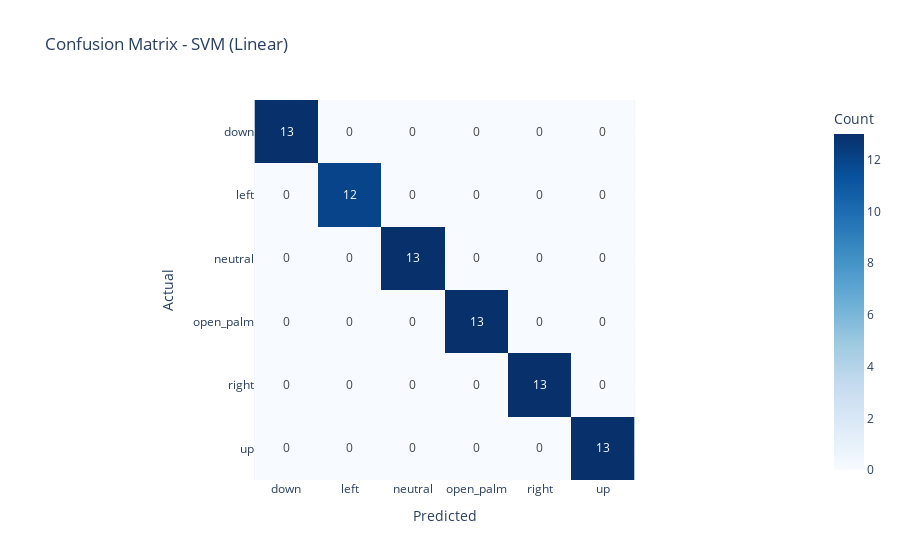

Notebook code cell kept with this figure:
### Code cell
best_model_name = results_df.loc[results_df['Test F1'].idxmax(), 'Model']
best_model = models[best_model_name]

y_test_pred = best_model.predict(X_test)
cm = confusion_matrix(y_test, y_test_pred)

fig = px.imshow(cm, 
                labels=dict(x="Predicted", y="Actual", color="Count"),
                x=le.classes_,
                y=le.classes_,
                text_auto=True,
                color_continuous_scale='Blues',
                title=f'Confusion Matrix - {best_model_name}')
fig.update_xaxes(side="bottom")
fig.show()

### Figure 1 — Plotly figure (JSON) as saved in the notebook; plotly's stock layout.template omitted (floating-point values rounded to 4 significant figures)
{"data": [{"coloraxis": "coloraxis", "hovertemplate": "Predicted: %{x}<br>Actual: %{y}<br>Count: %{z}<extra></extra>", "name": "0", "texttemplate": "%{z}", "type": "heatmap", "x": ["down", "left", "neutral", "open_palm", "right", "up"], "xaxis": "x", "y": ["down", "left", "neutral", "open_palm", "right", "up"], "yaxis": "y", "z": [[13, 0, 0, 0, 0, 0], [0, 12, 0, 0, 0, 0], [0, 0, 13, 0, 0, 0], [0, 0, 0, 13, 0, 0], [0, 0, 0, 0, 13, 0], [0, 0, 0, 0, 0, 13]]}], "layout": {"coloraxis": {"colorbar": {"title": {"text": "Count"}}, "colorscale": [[0, "rgb(247,251,255)"], [0.125, "rgb(222,235,247)"], [0.25, "rgb(198,219,239)"], [0.375, "rgb(158,202,225)"], [0.5, "rgb(107,174,214)"], [0.625, "rgb(66,146,198)"], [0.75, "rgb(33,113,181)"], [0.875, "rgb(8,81,156)"], [1, "rgb(8,48,107)"]]}, "title": {"text": "Confusion Matrix - SVM (Linear)"}, "xaxis": {"anchor": "y", "constrain": "domain", "domain": [0, 1], "scaleanchor": "y", "side": "bottom", "title": {"text": "Predicted"}}, "yaxis": {"anchor": "x", "autorange": "reversed", "constrain": "domain", "domain": [0, 1], "title": {"text": "Actual"}}}}
